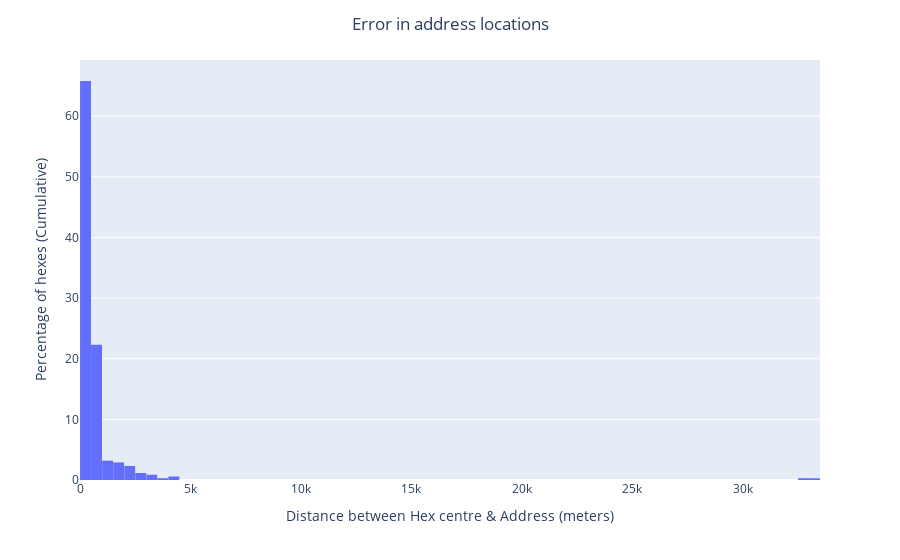

The notebook cell saved with this chart:
### Markdown cell above
## Calculating Distances

We use geopy to calculate the geodesic distance between each hexagon centre and the address obtained. We want to check if the addresses provided are close to the hex centres. There will be some distance though, so we will set a threshold above which we consider it an issue.

### Code cell
centre_coord = df_hex[['centre_lat', 'centre_lng']].to_records(index=False)

address_error = [] # Empty list to store data
error_threshold = 300 # Any distance (in meters) above this will be flagged

for centre, addr in zip(centre_coord, addr_coord):
    dist = distance(centre, addr).meters
    if dist > error_threshold:
        address_error.append(dist) # Use Geopy function
        
percent_below = ((len(centre_coord) - len(address_error))/len(centre_coord))*100
print('{:.2f} percent of the errors are below {} meters'.format(percent_below, error_threshold))

# Plot histogram
address_err_fig = px.histogram(
    x = address_error,
    #// nbins = 200,
    histnorm = 'percent',
    #// cumulative = True,
    template = 'plotly',
)

address_err_fig.update_layout(
    title = "Error in address locations",
    title_x = 0.5,
    xaxis_title = 'Distance between Hex centre & Address (meters)',
    yaxis_title = 'Percentage of hexes (Cumulative)',
    bargap = 0.01,
)

### Figure 1 — Plotly figure (JSON) as saved in the notebook; plotly's stock layout.template omitted (floating-point values rounded to 4 significant figures; data arrays with more than 128 entries replaced by an {"elided": "..."} marker saying what was removed)
{"data": [{"alignmentgroup": "True", "bingroup": "x", "histnorm": "percent", "hovertemplate": "x=%{x}<br>percent=%{y}<extra></extra>", "legendgroup": "", "marker": {"color": "#636efa"}, "name": "", "offsetgroup": "", "orientation": "v", "showlegend": false, "type": "histogram", "x": {"elided": "345 float values"}, "xaxis": "x", "yaxis": "y"}], "layout": {"bargap": 0.01, "barmode": "relative", "legend": {"tracegroupgap": 0}, "margin": {"t": 60}, "title": {"text": "Error in address locations", "x": 0.5}, "xaxis": {"anchor": "y", "domain": [0, 1], "title": {"text": "Distance between Hex centre & Address (meters)"}}, "yaxis": {"anchor": "x", "domain": [0, 1], "title": {"text": "Percentage of hexes (Cumulative)"}}}}
